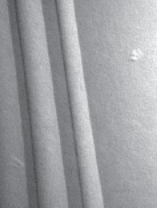
#> input picture xray2.png, 157 x 208 px
$ jupyter execute 3.1.ipynb
#> lines starting #> are read from the running program, lines starting #| are printed output that depends on the picture; after the words box and inside, x2 and y2 are one past the last pixel; in counts of white or black regions, pixels touching at a corner belong together
[cell 1]
import cv2
import numpy as np
from matplotlib import pyplot as plt

[cell 2]
imgGray = cv2.imread('xray2.png')
#> imgGray is the input picture: shape (208, 157, 3); mean B, G, R 161.3, 158.7, 156.9
imgGray = cv2.cvtColor(imgGray, cv2.COLOR_BGR2GRAY)
#> imgGray: shape (208, 157)

template = np.array([[-1,-1,-1], [-1,8,-1], [-1,-1,-1]])

dst = cv2.filter2D(imgGray,-1,template)
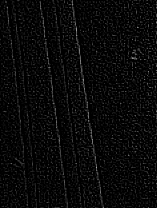
#> dst: shape (208, 157); min 0, max 171, mean 9.2

newImg =  np.zeros((208,157))

newImg = dst > 160
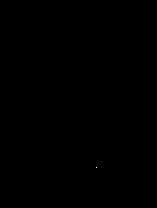
#> newImg: shape (208, 157) bool; 0% white in thin lines or dots, all inside (x1, y1, x2, y2) = (96, 167, 97, 168)

# stacking images side-by-side
res = np.hstack((imgGray, dst, newImg))
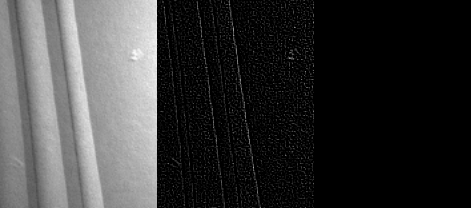
#> res: shape (208, 471); min 0, max 249, mean 56
plt.imshow(res, cmap='gray')
print(res.shape)
#| (208, 471)

[cell 3]
plt.imshow(imgGray, cmap='gray')
print(res.shape)
#| (208, 471)

[cell 4]
plt.imshow(dst, cmap='gray')
print(res.shape)
#| (208, 471)

[cell 5]
plt.imshow(newImg, cmap='gray')
print(res.shape)
#| (208, 471)
